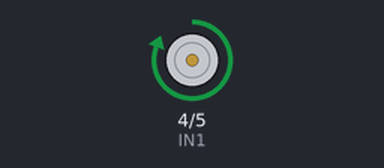
A sketch run on a simulated Arduino Uno, built with avr-gcc and run on an emulated ATmega328P. On the bench: motor-driver pin pairs drawn as motors (green arrow = first pin HIGH = forward, orange = second pin HIGH = backward, longer = more drive).

Above: at 0.05 s.
Timing chart, 0 to 3.5 s (numbered marks = the images above):
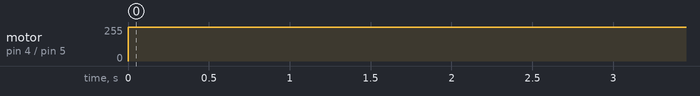

The sketch:

sketch_nov28a.ino
```cpp
int IN1 = 4;

int IN2 = 5;
void setup() {
  // put your setup code here, to run once:
pinMode(IN1, OUTPUT);
pinMode(IN2, OUTPUT);
}


void loop() {
  digitalWrite(IN1, HIGH);
  digitalWrite(IN2, LOW);
  delay(3000);
  digitalWrite(IN1, LOW);
  digitalWrite(IN2, LOW);
}
```

Measured:
- by itself, motor on pin 4 (IN1) / pin 5 (IN2): stopped → forward 255/255 at 0.00 s
